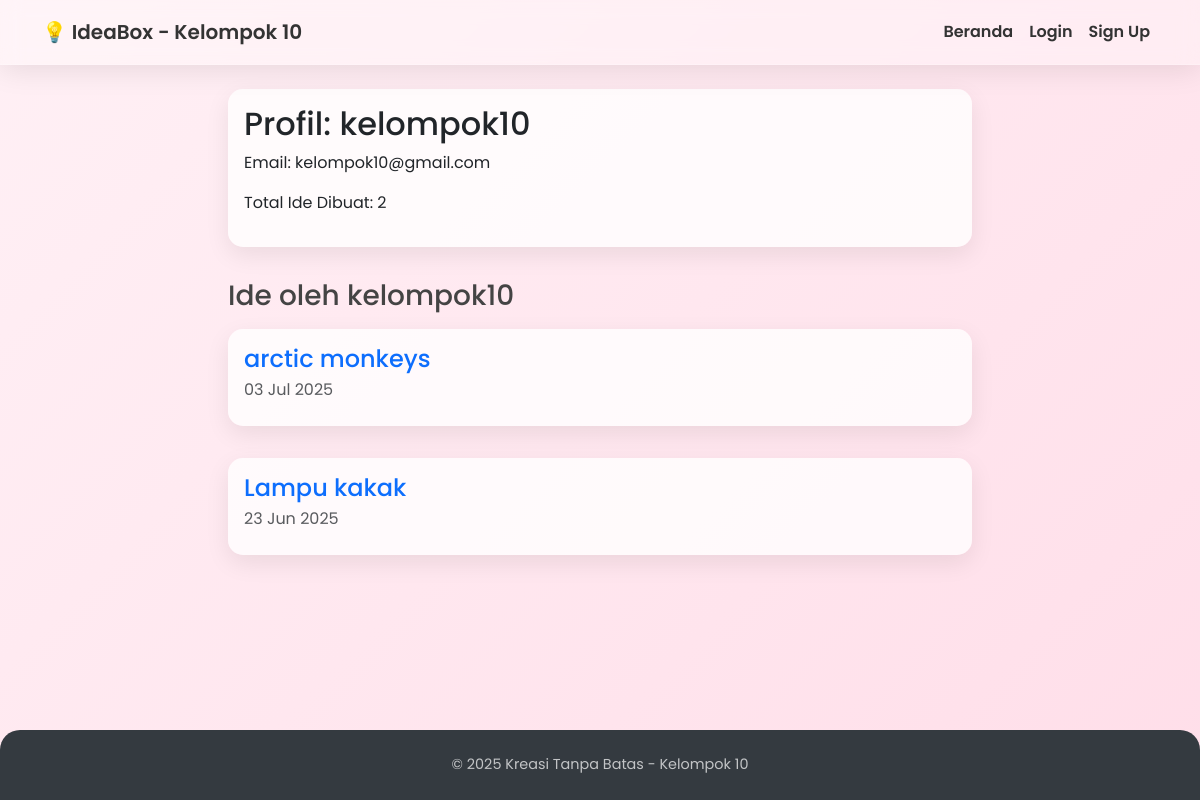
Screenshot of /profil/kelompok10/ with the database file from the repository.
### core/models.py (models this page shows, shortened)
class Ide(models.Model):
    class StatusPilihan(models.TextChoices):
        KONSEP = 'Konsep', 'Konsep'
        PENGEMBANGAN = 'Pengembangan', 'Pengembangan'
        SELESAI = 'Selesai', 'Selesai'
    penulis = models.ForeignKey(User, on_delete=models.CASCADE, related_name='ide')
    judul = models.CharField(max_length=200)
    deskripsi = models.TextField()
    gambar = models.ImageField(upload_to='ide_pics', null=True, blank=True)
    kategori = models.ForeignKey(Kategori, on_delete=models.SET_NULL, null=True, blank=True)
    status = models.CharField(
        max_length=20,
        choices=StatusPilihan.choices,
        default=StatusPilihan.KONSEP
    )
    suka = models.ManyToManyField(User, related_name='ide_disukai', blank=True)
    dibuat_pada = models.DateTimeField(auto_now_add=True)
    diperbarui_pada = models.DateTimeField(auto_now=True)
    def get_absolute_url(self):
        return reverse('ide-detail', kwargs={'pk': self.pk})

### core/views.py (the view)
# urls.py: path('profil/<str:username>/', views.profil_view, name='profil'),
def profil_view(request, username):
    profil_user = get_object_or_404(User, username=username)
    ide_user = Ide.objects.filter(penulis=profil_user).order_by('-dibuat_pada')
    context = {
        'profil_user': profil_user,
        'ide_user': ide_user,
    }
    return render(request, 'core/profil.html', context)

### core/templates/core/profil.html (shortened to what this page needs)
{% extends "core/base.html" %}
{% block content %}
    <div class="col-md-8 offset-md-2">
        <div class="card p-3 mb-4">
            <h2>Profil: {{ profil_user.username }}</h2>
            <p>Email: {{ profil_user.email }}</p>
            <p>Total Ide Dibuat: {{ ide_user.count }}</p>
        </div>
        <h3 class="mb-3">Ide oleh {{ profil_user.username }}</h3>
        {% for ide in ide_user %}
            <div class="card mb-3">
                <div class="card-body">
                    <h4 class="card-title"><a href="{{ ide.get_absolute_url }}" class="text-decoration-none">{{ ide.judul }}</a></h4>
                    <p class="card-subtitle mb-2 text-muted">{{ ide.dibuat_pada|date:"d M Y" }}</p>
                </div>
            </div>
        {% empty %}
            <p>{{ profil_user.username }} belum membuat ide.</p>
        {% endfor %}
    </div>
{% endblock %}

### core/templates/core/base.html (style rules this page uses)
body { font-family: 'Poppins', sans-serif; background: linear-gradient(135deg, #FFF0F5 0%, #FFDEE9 100%); color: #444; display: flex; flex-direction: column; min-height: 100vh; }
.card { background: rgba(255, 255, 255, 0.8); border: none; border-radius: 15px; box-shadow: 0 8px 25px rgba(0, 0, 0, 0.08); transition: all 0.3s ease; margin-bottom: 2rem !important; }

### rows the page displays
Ide: judul "arctic monkeys", dibuat_pada "03 Jul 2025"
Ide: judul "Lampu kakak", dibuat_pada "23 Jun 2025"

### other values shown
{{ profil_user.username }} "kelompok10"
{{ profil_user.email }} "kelompok10@gmail.com"
{{ ide_user.count }} "2"
